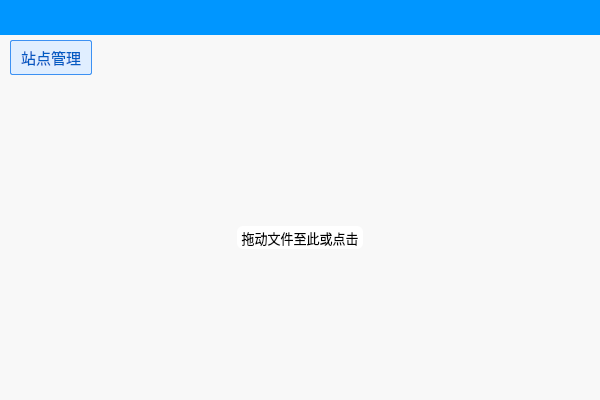
<?xml version="1.0" encoding="UTF-8"?>
<ui version="4.0">
 <class>FtpClient</class>
 <widget class="QWidget" name="FtpClient">
  <property name="geometry">
   <rect>
    <x>0</x>
    <y>0</y>
    <width>600</width>
    <height>400</height>
   </rect>
  </property>
  <property name="windowTitle">
   <string>FtpClient</string>
  </property>
  <property name="windowIcon">
   <iconset resource="../FtpClient.qrc">
    <normaloff>:/FtpClient/res/FTP.ico</normaloff>:/FtpClient/res/FTP.ico</iconset>
  </property>
  <property name="styleSheet">
   <string notr="true">QWidget{font-family:&quot;微软雅黑&quot;;}</string>
  </property>
  <layout class="QVBoxLayout" name="verticalLayout">
   <property name="leftMargin">
    <number>0</number>
   </property>
   <property name="topMargin">
    <number>0</number>
   </property>
   <property name="rightMargin">
    <number>0</number>
   </property>
   <property name="bottomMargin">
    <number>0</number>
   </property>
   <item>
    <widget class="QWidget" name="background_widget" native="true">
     <property name="styleSheet">
      <string notr="true">#background_widget{background-color:#F8F8F8;}</string>
     </property>
     <layout class="QHBoxLayout" name="horizontalLayout">
      <property name="spacing">
       <number>0</number>
      </property>
      <property name="leftMargin">
       <number>0</number>
      </property>
      <property name="topMargin">
       <number>0</number>
      </property>
      <property name="rightMargin">
       <number>0</number>
      </property>
      <property name="bottomMargin">
       <number>0</number>
      </property>
      <item>
       <widget class="QWidget" name="main_widget" native="true">
        <layout class="QVBoxLayout" name="verticalLayout_2">
         <property name="spacing">
          <number>0</number>
         </property>
         <property name="leftMargin">
          <number>0</number>
         </property>
         <property name="topMargin">
          <number>0</number>
         </property>
         <property name="rightMargin">
          <number>0</number>
         </property>
         <property name="bottomMargin">
          <number>0</number>
         </property>
         <item>
          <widget class="QWidget" name="top_widget" native="true">
           <property name="minimumSize">
            <size>
             <width>0</width>
             <height>35</height>
            </size>
           </property>
           <property name="styleSheet">
            <string notr="true">#top_widget{background-color:#0096ff;}</string>
           </property>
           <layout class="QHBoxLayout" name="horizontalLayout_2">
            <property name="leftMargin">
             <number>0</number>
            </property>
            <property name="topMargin">
             <number>0</number>
            </property>
            <property name="rightMargin">
             <number>10</number>
            </property>
            <property name="bottomMargin">
             <number>0</number>
            </property>
            <item>
             <spacer name="horizontalSpacer">
              <property name="orientation">
               <enum>Qt::Horizontal</enum>
              </property>
              <property name="sizeHint" stdset="0">
               <size>
                <width>40</width>
                <height>20</height>
               </size>
              </property>
             </spacer>
            </item>
            <item>
             <widget class="QPushButton" name="btnMine">
              <property name="styleSheet">
               <string notr="true">QPushButton{background-color: rgba(255, 255, 255,0);background-position:center;background-repeat:no-repeat;border-style:solid; }
QPushButton:hover{background-color:#E33D29;}</string>
              </property>
              <property name="text">
               <string/>
              </property>
              <property name="icon">
               <iconset resource="../FtpClient.qrc">
                <normaloff>:/FtpClient/res/5.png</normaloff>:/FtpClient/res/5.png</iconset>
              </property>
             </widget>
            </item>
            <item>
             <widget class="QPushButton" name="btnClose">
              <property name="styleSheet">
               <string notr="true">QPushButton{background-color: rgba(255, 255, 255,0);background-position:center;background-repeat:no-repeat;border-style:solid; }
QPushButton:hover{background-color:#E33D29;}</string>
              </property>
              <property name="text">
               <string/>
              </property>
              <property name="icon">
               <iconset resource="../FtpClient.qrc">
                <normaloff>:/FtpClient/res/7.png</normaloff>:/FtpClient/res/7.png</iconset>
              </property>
             </widget>
            </item>
           </layout>
          </widget>
         </item>
         <item>
          <widget class="QWidget" name="operation_widget" native="true">
           <property name="styleSheet">
            <string notr="true">QPushButton{background: #e0eeff;border: 1px solid #3c91f3;border-radius: 2px;padding:5 10;color:#005bc3;}
QPushButton:hover{color:white;background-color:#0096FF;}
#operationWidget{background-color: white;}</string>
           </property>
           <layout class="QHBoxLayout" name="horizontalLayout_3">
            <property name="spacing">
             <number>6</number>
            </property>
            <property name="leftMargin">
             <number>10</number>
            </property>
            <property name="topMargin">
             <number>5</number>
            </property>
            <property name="rightMargin">
             <number>0</number>
            </property>
            <property name="bottomMargin">
             <number>0</number>
            </property>
            <item>
             <widget class="QPushButton" name="btnOpen">
              <property name="font">
               <font>
                <family>微软雅黑</family>
                <pointsize>11</pointsize>
               </font>
              </property>
              <property name="text">
               <string>站点管理</string>
              </property>
             </widget>
            </item>
            <item>
             <spacer name="horizontalSpacer_2">
              <property name="orientation">
               <enum>Qt::Horizontal</enum>
              </property>
              <property name="sizeHint" stdset="0">
               <size>
                <width>40</width>
                <height>20</height>
               </size>
              </property>
             </spacer>
            </item>
           </layout>
          </widget>
         </item>
         <item>
          <widget class="QStackedWidget" name="stackedWidget">
           <property name="currentIndex">
            <number>0</number>
           </property>
           <widget class="QWidget" name="AddPage">
            <property name="styleSheet">
             <string notr="true">#AddPage{background-color:#F8F8F8;}</string>
            </property>
            <layout class="QHBoxLayout" name="horizontalLayout_4">
             <property name="spacing">
              <number>0</number>
             </property>
             <property name="leftMargin">
              <number>0</number>
             </property>
             <property name="topMargin">
              <number>0</number>
             </property>
             <property name="rightMargin">
              <number>0</number>
             </property>
             <property name="bottomMargin">
              <number>0</number>
             </property>
             <item>
              <widget class="QToolButton" name="toolButton">
               <property name="minimumSize">
                <size>
                 <width>0</width>
                 <height>0</height>
                </size>
               </property>
               <property name="font">
                <font>
                 <family>微软雅黑</family>
                 <pointsize>10</pointsize>
                 <weight>50</weight>
                 <bold>false</bold>
                </font>
               </property>
               <property name="styleSheet">
                <string notr="true">QToolButton{
background-color:white;
border-style:solid;
border-top-left-radius:12px;  
border-top-right-radius:12px;  
border:1px;  
border-radius:6px;
padding:0 0 0 0; 
}
QToolButton:hover {       
background:rgb(240, 240, 240);
border-top: 1px solid QLinearGradient(y0:0, y1:1,stop: 0 #DADADA, stop: 1 transparent);
border-left: 1px solid QLinearGradient(x0:0, x1:1,stop: 0 #DADADA, stop: 1 transparent);
border-bottom: 1px solid QLinearGradient(y0:-1, y1:1,stop: 0 transparent, stop: 1  #e3e3e3);
border-right: 1px solid QLinearGradient(x0:-1, x1:1,stop:  0 transparent, stop: 1 #e3e3e3);
                                  
}
</string>
               </property>
               <property name="text">
                <string>拖动文件至此或点击</string>
               </property>
               <property name="icon">
                <iconset resource="../FtpClient.qrc">
                 <normaloff>:/FtpClient/res/fileUpload.png</normaloff>:/FtpClient/res/fileUpload.png</iconset>
               </property>
               <property name="iconSize">
                <size>
                 <width>84</width>
                 <height>84</height>
                </size>
               </property>
               <property name="checkable">
                <bool>false</bool>
               </property>
               <property name="autoRaise">
                <bool>false</bool>
               </property>
              </widget>
             </item>
            </layout>
           </widget>
           <widget class="QWidget" name="ProgressPage">
            <property name="styleSheet">
             <string notr="true">#ProgressPage{background-color:#F8F8F8;}</string>
            </property>
            <layout class="QHBoxLayout" name="horizontalLayout_5">
             <property name="spacing">
              <number>0</number>
             </property>
             <property name="leftMargin">
              <number>10</number>
             </property>
             <property name="topMargin">
              <number>0</number>
             </property>
             <property name="rightMargin">
              <number>10</number>
             </property>
             <property name="bottomMargin">
              <number>0</number>
             </property>
             <item>
              <widget class="QProgressBar" name="progressBar">
               <property name="font">
                <font>
                 <family>微软雅黑</family>
                 <pointsize>11</pointsize>
                </font>
               </property>
               <property name="styleSheet">
                <string notr="true">QProgressBar {
    border: 2px solid grey;
    border-radius: 5px;
    text-align: center;
}
QProgressBar::chunk {
    background-color: #05B8CC; 
    width: 10px;             
    margin: 0.5px;             
}</string>
               </property>
               <property name="value">
                <number>24</number>
               </property>
              </widget>
             </item>
            </layout>
           </widget>
          </widget>
         </item>
        </layout>
       </widget>
      </item>
     </layout>
    </widget>
   </item>
  </layout>
 </widget>
 <layoutdefault spacing="6" margin="11"/>
 <resources>
  <include location="../FtpClient.qrc"/>
 </resources>
 <connections/>
</ui>
